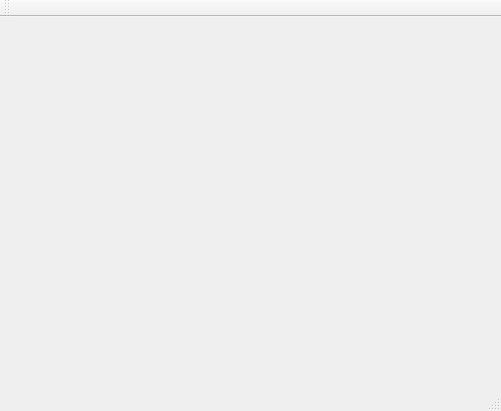
<?xml version="1.0" encoding="UTF-8"?>
<ui version="4.0">
 <class>MainWindow</class>
 <widget class="QMainWindow" name="MainWindow">
  <property name="geometry">
   <rect>
    <x>0</x>
    <y>0</y>
    <width>501</width>
    <height>411</height>
   </rect>
  </property>
  <property name="windowTitle">
   <string>MainWindow</string>
  </property>
  <widget class="QWidget" name="centralWidget"/>
  <widget class="QMenuBar" name="menuBar">
   <property name="geometry">
    <rect>
     <x>0</x>
     <y>0</y>
     <width>501</width>
     <height>22</height>
    </rect>
   </property>
  </widget>
  <widget class="QToolBar" name="mainToolBar">
   <attribute name="toolBarArea">
    <enum>TopToolBarArea</enum>
   </attribute>
   <attribute name="toolBarBreak">
    <bool>false</bool>
   </attribute>
  </widget>
  <widget class="QStatusBar" name="statusBar"/>
 </widget>
 <layoutdefault spacing="6" margin="11"/>
 <resources/>
 <connections/>
</ui>
